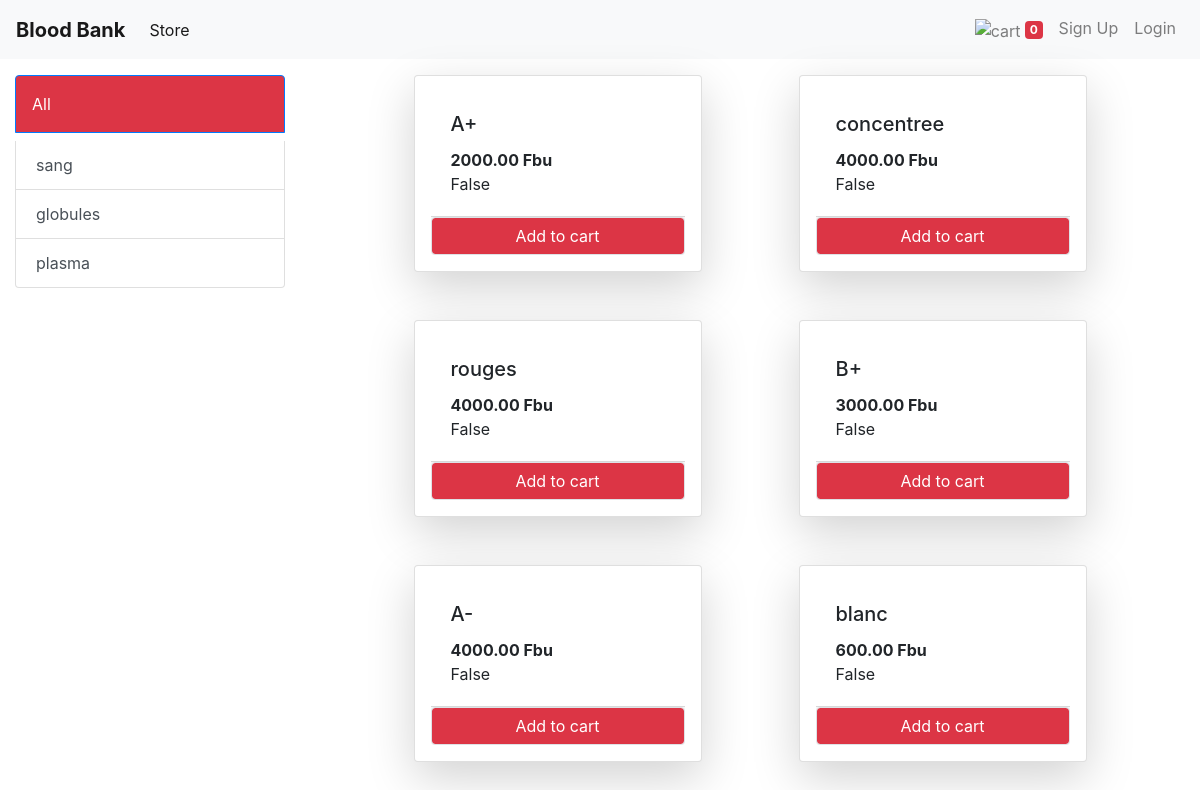
The page / on the database its author committed.
### store/models/category.py (models this page shows, shortened)
class Category(models.Model):
    name = models.CharField(max_length=40)
    @staticmethod
    def get_all_categories():
        return Category.objects.all()

### store/models/product.py (models this page shows, shortened)
class Product(models.Model):
    name = models.CharField(max_length=40)
    price = models.DecimalField(max_digits=20, decimal_places=2)
    category = models.ForeignKey(Category, on_delete= models.CASCADE, default=1)
    @staticmethod
    def get_all_products():
        return Product.objects.all()

### store/views/home.py (the view, shortened to what this page needs)
# urls.py: path('', Index.as_view(), name = 'home'),
class Index(View):
    def get(self, request):
        cart = request.session.get('cart')
        if not cart:
            request.session['cart'] = {}
        products = None
        categories = Category.get_all_categories();
        categoryID = request.GET.get('category')
        if categoryID:
            products = Product.get_all_products_by_categoryid(categoryID);
        else:
            products = Product.get_all_products();
            data = {}
            data['products'] = products
            data['categories'] = categories
            print('You are : ', request.session.get('email'))
            return render(request, 'index.html', data)

### store/templatetags/cart.py (called while the page is built)
@register.filter(name='is_in_cart')
def is_in_cart(product, cart):
    keys = cart.keys()
    for id in keys:
        if int(id) == product.id:
            return True
    return False;

### store/templates/index.html (shortened to what this page needs)
{% extends 'base.html'  %}
{% block content %}
{% load cart %}
<div class="container-fluid mt-3">
<div class="row">
     <div class="col-lg-3 ">
      <div class="list-group ">
        <a href="/" class="list-group-item list-group-item-action active p-3 mb-2 bg-danger text-white">All</a>
          {% for category in categories %}
          <a href="/?category={{category.id}}" class="list-group-item list-group-item-action ">{{category.name}}</a>
          {% endfor %}
      </div>
     </div>
    <div id='products' class="col-lg-8 mx-auto">
        <div class="row mx-auto">
            {% for product in products %}
          <div class="card mx-auto mb-3 shadow-lg p-3 mb-5 bg-white rounded" id={{product.id}} style="width: 18rem;">
              <div class="card-body">
                <h5 class="card-title">{{product.name}}</h5>
                <p class="card-text"><b>{{product.price}} Fbu</b></p>
                  {{ product|is_in_cart:request.session.cart }}
              </div>
              <div class="card-footer p-0 no-gutters">
                {% if product|is_in_cart:request.session.cart %}
                <div class="row no-gutters">
                  <form action="/#{{product.id}}" class="col-2" method="POST">
                    {% csrf_token %}
                    <input type="text" hidden name="product" value="{{product.id}}">
                    <input type="text" hidden name="remove" value="True">
                    <input type="submit" value="-" class="btn btn-dark rounded">
                  </form>
                  <div class="text-center col">{{product|cart_quantity:request.session.cart}} in Cart</div>
                  <form action="/#{{product.id}}" class="col-2" method="POST">
                    {% csrf_token %}
                    <input type="text" hidden name="product" value="{{product.id}}">
                    <input type="submit" value="+" class="btn btn-dark rounded">
                  </form>
               </div>
               {% else %}
                <form action="/#{{product.id}}" method="POST" class="btn-block">
                  <input value="Add to cart"  type="submit" class="float-right btn btn-danger border form-control">
                </form>
              {% endif %}
              </div>
            </div>
            {% endfor %}
        </div>
    </div>
</div>
 </div>
{% endblock %}

### store/templates/base.html (shortened to what this page needs)
<!doctype html>
<html lang="en">
  <head>
    <link rel="stylesheet" href="https://stackpath.bootstrapcdn.com/bootstrap/4.5.2/css/bootstrap.min.css">
  </head>
  <body>
      <nav class="navbar navbar-expand-lg navbar-light bg-light">
        <a class="navbar-brand" href="/"><b>Blood Bank</b></a>
        <div class="collapse navbar-collapse" id="navbarSupportedContent">
          <ul class="navbar-nav mr-auto">
            <li class="nav-item active">
              <a class="nav-link" href="#">Store <span class="sr-only">(current)</span></a>
            </li>
          </ul>
          <ul class="navbar-nav my-2 my-lg-0">
            <li class="nav-item ">
              <a class="nav-link" href="/cart"><img src="https://encrypted-tbn0.gstatic.com/images?q=tbn%3AANd9GcSXrUX1t4DYnTLxna6RNOEF8OSHGj9BUadlHQ&usqp=CAU" alt="cart" style="width: 30px;margin-top: 3px;" >
                <span class="badge badge-danger">{{request.session.cart.keys|length}}</span>
                <span class="sr-only">(current)</span></a>
            </li>
            {% if request.session.customer %}
            <li class="nav-item ">
              <a class="nav-link" href="/orders">Orders<span class="sr-only">(current)</span></a>
            </li>
            <li class="nav-item ">
              <a class="nav-link" href="/logout">Logout <span class="sr-only">(current)</span></a>
            </li>
            {% else %}
            <li class="nav-item ">
                <a class="nav-link" href="/signup">Sign Up <span class="sr-only">(current)</span></a>
              </li>
              <li class="nav-item ">
                <a class="nav-link" href="/login">Login<span class="sr-only">(current)</span></a>
              </li>
            {% endif %}
          </ul>
        </div>
      </nav>
      {% block content %}
      {% endblock %}
  </body>
</html>

### rows shown on the page
Category: name "sang"
Category: name "globules"
Category: name "plasma"
Product: {{ product.id }} 1 (drawn), name "A+", price "2000.00", session "False"
Product: name "concentree", price "4000.00", session "False"
Product: name "rouges", price "4000.00", session "False"
Product: name "B+", price "3000.00", session "False"
Product: name "A-", price "4000.00", session "False"
Product: name "blanc", price "600.00", session "False"

### other values the page prints
{{ request.session.cart.keys|length }} "0"
